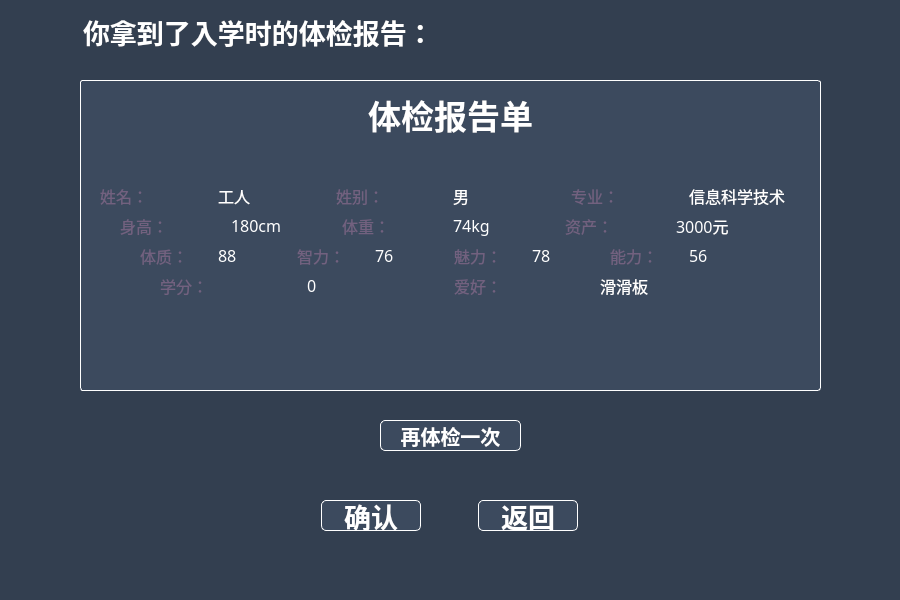
<?xml version="1.0" encoding="UTF-8"?>
<ui version="4.0">
 <class>Form</class>
 <widget class="QWidget" name="Form">
  <property name="geometry">
   <rect>
    <x>0</x>
    <y>0</y>
    <width>900</width>
    <height>600</height>
   </rect>
  </property>
  <property name="palette">
   <palette>
    <active>
     <colorrole role="Base">
      <brush brushstyle="SolidPattern">
       <color alpha="255">
        <red>255</red>
        <green>255</green>
        <blue>255</blue>
       </color>
      </brush>
     </colorrole>
     <colorrole role="Window">
      <brush brushstyle="SolidPattern">
       <color alpha="255">
        <red>51</red>
        <green>63</green>
        <blue>80</blue>
       </color>
      </brush>
     </colorrole>
    </active>
    <inactive>
     <colorrole role="Base">
      <brush brushstyle="SolidPattern">
       <color alpha="255">
        <red>255</red>
        <green>255</green>
        <blue>255</blue>
       </color>
      </brush>
     </colorrole>
     <colorrole role="Window">
      <brush brushstyle="SolidPattern">
       <color alpha="255">
        <red>51</red>
        <green>63</green>
        <blue>80</blue>
       </color>
      </brush>
     </colorrole>
    </inactive>
    <disabled>
     <colorrole role="Base">
      <brush brushstyle="SolidPattern">
       <color alpha="255">
        <red>51</red>
        <green>63</green>
        <blue>80</blue>
       </color>
      </brush>
     </colorrole>
     <colorrole role="Window">
      <brush brushstyle="SolidPattern">
       <color alpha="255">
        <red>51</red>
        <green>63</green>
        <blue>80</blue>
       </color>
      </brush>
     </colorrole>
    </disabled>
   </palette>
  </property>
  <property name="windowTitle">
   <string>人物模拟器</string>
  </property>
  <property name="windowIcon">
   <iconset resource="resource/image.qrc">
    <normaloff>:/icon/images/icon.png</normaloff>:/icon/images/icon.png</iconset>
  </property>
  <property name="autoFillBackground">
   <bool>true</bool>
  </property>
  <property name="styleSheet">
   <string notr="true"/>
  </property>
  <widget class="QLabel" name="label">
   <property name="geometry">
    <rect>
     <x>80</x>
     <y>80</y>
     <width>741</width>
     <height>311</height>
    </rect>
   </property>
   <property name="font">
    <font>
     <family>KaiTi</family>
     <pointsize>25</pointsize>
     <weight>75</weight>
     <bold>true</bold>
    </font>
   </property>
   <property name="styleSheet">
    <string notr="true">background-color: rgb(60, 74, 94);
color: rgb(255, 255, 255);
border: 1px solid;
border-radius: 3px;
border-color: rgb(255, 255, 255);</string>
   </property>
   <property name="text">
    <string>体检报告单</string>
   </property>
   <property name="alignment">
    <set>Qt::AlignHCenter|Qt::AlignTop</set>
   </property>
   <property name="margin">
    <number>7</number>
   </property>
  </widget>
  <widget class="QWidget" name="horizontalLayoutWidget">
   <property name="geometry">
    <rect>
     <x>100</x>
     <y>180</y>
     <width>701</width>
     <height>31</height>
    </rect>
   </property>
   <layout class="QHBoxLayout" name="horizontalLayout">
    <item>
     <widget class="QLabel" name="key_1">
      <property name="font">
       <font>
        <family>KaiTi</family>
        <pointsize>12</pointsize>
       </font>
      </property>
      <property name="styleSheet">
       <string notr="true">color: rgb(114, 97, 127);</string>
      </property>
      <property name="text">
       <string>姓名：</string>
      </property>
      <property name="wordWrap">
       <bool>true</bool>
      </property>
     </widget>
    </item>
    <item>
     <widget class="QLabel" name="value_1">
      <property name="font">
       <font>
        <family>HY그래픽M</family>
        <pointsize>12</pointsize>
       </font>
      </property>
      <property name="styleSheet">
       <string notr="true">color: rgb(255, 255, 255);</string>
      </property>
      <property name="text">
       <string>工人</string>
      </property>
     </widget>
    </item>
    <item>
     <widget class="QLabel" name="key_2">
      <property name="font">
       <font>
        <family>KaiTi</family>
        <pointsize>12</pointsize>
       </font>
      </property>
      <property name="styleSheet">
       <string notr="true">color: rgb(114, 97, 127);</string>
      </property>
      <property name="text">
       <string>姓别：</string>
      </property>
      <property name="wordWrap">
       <bool>true</bool>
      </property>
     </widget>
    </item>
    <item>
     <widget class="QLabel" name="value_2">
      <property name="font">
       <font>
        <family>HY그래픽M</family>
        <pointsize>12</pointsize>
       </font>
      </property>
      <property name="styleSheet">
       <string notr="true">color: rgb(255, 255, 255);</string>
      </property>
      <property name="text">
       <string>男</string>
      </property>
     </widget>
    </item>
    <item>
     <widget class="QLabel" name="key_3">
      <property name="font">
       <font>
        <family>KaiTi</family>
        <pointsize>12</pointsize>
       </font>
      </property>
      <property name="styleSheet">
       <string notr="true">color: rgb(114, 97, 127);</string>
      </property>
      <property name="text">
       <string>专业：</string>
      </property>
      <property name="wordWrap">
       <bool>true</bool>
      </property>
     </widget>
    </item>
    <item>
     <widget class="QLabel" name="value_3">
      <property name="font">
       <font>
        <family>HY그래픽M</family>
        <pointsize>12</pointsize>
       </font>
      </property>
      <property name="styleSheet">
       <string notr="true">color: rgb(255, 255, 255);</string>
      </property>
      <property name="text">
       <string>信息科学技术</string>
      </property>
     </widget>
    </item>
   </layout>
  </widget>
  <widget class="QWidget" name="horizontalLayoutWidget_2">
   <property name="geometry">
    <rect>
     <x>120</x>
     <y>210</y>
     <width>661</width>
     <height>31</height>
    </rect>
   </property>
   <layout class="QHBoxLayout" name="horizontalLayout_2">
    <item>
     <widget class="QLabel" name="key_4">
      <property name="font">
       <font>
        <family>KaiTi</family>
        <pointsize>12</pointsize>
       </font>
      </property>
      <property name="styleSheet">
       <string notr="true">color: rgb(114, 97, 127);</string>
      </property>
      <property name="text">
       <string>身高：</string>
      </property>
      <property name="wordWrap">
       <bool>true</bool>
      </property>
     </widget>
    </item>
    <item>
     <widget class="QLabel" name="value_4">
      <property name="font">
       <font>
        <family>HY그래픽M</family>
        <pointsize>12</pointsize>
       </font>
      </property>
      <property name="styleSheet">
       <string notr="true">color: rgb(255, 255, 255);</string>
      </property>
      <property name="text">
       <string>180cm</string>
      </property>
     </widget>
    </item>
    <item>
     <widget class="QLabel" name="key_5">
      <property name="font">
       <font>
        <family>KaiTi</family>
        <pointsize>12</pointsize>
       </font>
      </property>
      <property name="styleSheet">
       <string notr="true">color: rgb(114, 97, 127);</string>
      </property>
      <property name="text">
       <string>体重：</string>
      </property>
      <property name="wordWrap">
       <bool>true</bool>
      </property>
     </widget>
    </item>
    <item>
     <widget class="QLabel" name="value_5">
      <property name="font">
       <font>
        <family>HY그래픽M</family>
        <pointsize>12</pointsize>
       </font>
      </property>
      <property name="styleSheet">
       <string notr="true">color: rgb(255, 255, 255);</string>
      </property>
      <property name="text">
       <string>74kg</string>
      </property>
     </widget>
    </item>
    <item>
     <widget class="QLabel" name="key_6">
      <property name="font">
       <font>
        <family>KaiTi</family>
        <pointsize>12</pointsize>
       </font>
      </property>
      <property name="styleSheet">
       <string notr="true">color: rgb(114, 97, 127);</string>
      </property>
      <property name="text">
       <string>资产：</string>
      </property>
      <property name="wordWrap">
       <bool>true</bool>
      </property>
     </widget>
    </item>
    <item>
     <widget class="QLabel" name="value_6">
      <property name="font">
       <font>
        <family>HY그래픽M</family>
        <pointsize>12</pointsize>
       </font>
      </property>
      <property name="styleSheet">
       <string notr="true">color: rgb(255, 255, 255);</string>
      </property>
      <property name="text">
       <string>3000元</string>
      </property>
     </widget>
    </item>
   </layout>
  </widget>
  <widget class="QWidget" name="horizontalLayoutWidget_3">
   <property name="geometry">
    <rect>
     <x>140</x>
     <y>240</y>
     <width>621</width>
     <height>31</height>
    </rect>
   </property>
   <layout class="QHBoxLayout" name="horizontalLayout_3">
    <item>
     <widget class="QLabel" name="key_7">
      <property name="font">
       <font>
        <family>KaiTi</family>
        <pointsize>12</pointsize>
       </font>
      </property>
      <property name="styleSheet">
       <string notr="true">color: rgb(114, 97, 127);</string>
      </property>
      <property name="text">
       <string>体质：</string>
      </property>
      <property name="wordWrap">
       <bool>true</bool>
      </property>
     </widget>
    </item>
    <item>
     <widget class="QLabel" name="value_7">
      <property name="font">
       <font>
        <family>HY그래픽M</family>
        <pointsize>12</pointsize>
       </font>
      </property>
      <property name="styleSheet">
       <string notr="true">color: rgb(255, 255, 255);</string>
      </property>
      <property name="text">
       <string>88</string>
      </property>
     </widget>
    </item>
    <item>
     <widget class="QLabel" name="key_8">
      <property name="font">
       <font>
        <family>KaiTi</family>
        <pointsize>12</pointsize>
       </font>
      </property>
      <property name="styleSheet">
       <string notr="true">color: rgb(114, 97, 127);</string>
      </property>
      <property name="text">
       <string>智力：</string>
      </property>
      <property name="wordWrap">
       <bool>true</bool>
      </property>
     </widget>
    </item>
    <item>
     <widget class="QLabel" name="value_8">
      <property name="font">
       <font>
        <family>HY그래픽M</family>
        <pointsize>12</pointsize>
       </font>
      </property>
      <property name="styleSheet">
       <string notr="true">color: rgb(255, 255, 255);</string>
      </property>
      <property name="text">
       <string>76</string>
      </property>
     </widget>
    </item>
    <item>
     <widget class="QLabel" name="key_9">
      <property name="font">
       <font>
        <family>KaiTi</family>
        <pointsize>12</pointsize>
       </font>
      </property>
      <property name="styleSheet">
       <string notr="true">color: rgb(114, 97, 127);</string>
      </property>
      <property name="text">
       <string>魅力：</string>
      </property>
      <property name="wordWrap">
       <bool>true</bool>
      </property>
     </widget>
    </item>
    <item>
     <widget class="QLabel" name="value_9">
      <property name="font">
       <font>
        <family>HY그래픽M</family>
        <pointsize>12</pointsize>
       </font>
      </property>
      <property name="styleSheet">
       <string notr="true">color: rgb(255, 255, 255);</string>
      </property>
      <property name="text">
       <string>78</string>
      </property>
     </widget>
    </item>
    <item>
     <widget class="QLabel" name="key_10">
      <property name="font">
       <font>
        <family>KaiTi</family>
        <pointsize>12</pointsize>
       </font>
      </property>
      <property name="styleSheet">
       <string notr="true">color: rgb(114, 97, 127);</string>
      </property>
      <property name="text">
       <string>能力：</string>
      </property>
      <property name="wordWrap">
       <bool>true</bool>
      </property>
     </widget>
    </item>
    <item>
     <widget class="QLabel" name="value_10">
      <property name="font">
       <font>
        <family>HY그래픽M</family>
        <pointsize>12</pointsize>
       </font>
      </property>
      <property name="styleSheet">
       <string notr="true">color: rgb(255, 255, 255);</string>
      </property>
      <property name="text">
       <string>56</string>
      </property>
     </widget>
    </item>
   </layout>
  </widget>
  <widget class="QWidget" name="horizontalLayoutWidget_4">
   <property name="geometry">
    <rect>
     <x>160</x>
     <y>270</y>
     <width>581</width>
     <height>31</height>
    </rect>
   </property>
   <layout class="QHBoxLayout" name="horizontalLayout_4">
    <item>
     <widget class="QLabel" name="key_11">
      <property name="font">
       <font>
        <family>KaiTi</family>
        <pointsize>12</pointsize>
       </font>
      </property>
      <property name="styleSheet">
       <string notr="true">color: rgb(114, 97, 127);</string>
      </property>
      <property name="text">
       <string>学分：</string>
      </property>
      <property name="wordWrap">
       <bool>true</bool>
      </property>
     </widget>
    </item>
    <item>
     <widget class="QLabel" name="value_11">
      <property name="font">
       <font>
        <family>HY그래픽M</family>
        <pointsize>12</pointsize>
       </font>
      </property>
      <property name="styleSheet">
       <string notr="true">color: rgb(255, 255, 255);</string>
      </property>
      <property name="text">
       <string>0</string>
      </property>
     </widget>
    </item>
    <item>
     <widget class="QLabel" name="key_12">
      <property name="font">
       <font>
        <family>KaiTi</family>
        <pointsize>12</pointsize>
       </font>
      </property>
      <property name="styleSheet">
       <string notr="true">color: rgb(114, 97, 127);</string>
      </property>
      <property name="text">
       <string>爱好：</string>
      </property>
      <property name="wordWrap">
       <bool>true</bool>
      </property>
     </widget>
    </item>
    <item>
     <widget class="QLabel" name="value_12">
      <property name="font">
       <font>
        <family>HY그래픽M</family>
        <pointsize>12</pointsize>
       </font>
      </property>
      <property name="styleSheet">
       <string notr="true">color: rgb(255, 255, 255);</string>
      </property>
      <property name="text">
       <string>滑滑板</string>
      </property>
     </widget>
    </item>
   </layout>
  </widget>
  <widget class="QPushButton" name="btn_refresh">
   <property name="geometry">
    <rect>
     <x>380</x>
     <y>420</y>
     <width>141</width>
     <height>31</height>
    </rect>
   </property>
   <property name="font">
    <font>
     <family>KaiTi</family>
     <pointsize>15</pointsize>
     <weight>75</weight>
     <bold>true</bold>
    </font>
   </property>
   <property name="styleSheet">
    <string notr="true">background-color: rgb(60, 74, 94);
border: 1px solid;
border-color: rgb(255, 255, 255);
border-radius: 5px;
color: rgb(255, 255, 255);</string>
   </property>
   <property name="text">
    <string>再体检一次</string>
   </property>
   <property name="checkable">
    <bool>true</bool>
   </property>
  </widget>
  <widget class="QWidget" name="layoutWidget">
   <property name="geometry">
    <rect>
     <x>10</x>
     <y>10</y>
     <width>542</width>
     <height>43</height>
    </rect>
   </property>
   <layout class="QGridLayout" name="gridLayout_3">
    <item row="0" column="1">
     <widget class="QLabel" name="label_topic">
      <property name="font">
       <font>
        <family>KaiTi</family>
        <pointsize>20</pointsize>
        <weight>75</weight>
        <bold>true</bold>
       </font>
      </property>
      <property name="styleSheet">
       <string notr="true">color: rgb(255, 255, 255);</string>
      </property>
      <property name="text">
       <string>你拿到了入学时的体检报告：</string>
      </property>
     </widget>
    </item>
    <item row="0" column="0">
     <widget class="QLabel" name="logo">
      <property name="maximumSize">
       <size>
        <width>67</width>
        <height>41</height>
       </size>
      </property>
      <property name="styleSheet">
       <string notr="true"/>
      </property>
      <property name="text">
       <string/>
      </property>
      <property name="pixmap">
       <pixmap resource="resource/image.qrc">:/icon/images/logo_BIT.png</pixmap>
      </property>
      <property name="scaledContents">
       <bool>true</bool>
      </property>
     </widget>
    </item>
   </layout>
  </widget>
  <widget class="QWidget" name="layoutWidget">
   <property name="geometry">
    <rect>
     <x>270</x>
     <y>500</y>
     <width>361</width>
     <height>31</height>
    </rect>
   </property>
   <layout class="QHBoxLayout" name="horizontalLayout_5">
    <item>
     <widget class="QPushButton" name="btn_next">
      <property name="maximumSize">
       <size>
        <width>100</width>
        <height>35</height>
       </size>
      </property>
      <property name="font">
       <font>
        <family>KaiTi</family>
        <pointsize>20</pointsize>
        <weight>75</weight>
        <bold>true</bold>
       </font>
      </property>
      <property name="styleSheet">
       <string notr="true">background-color: rgb(60, 74, 94);
border: 1px solid;
border-color: rgb(255, 255, 255);
border-radius: 5px;
color: rgb(255, 255, 255);</string>
      </property>
      <property name="text">
       <string>确认</string>
      </property>
      <property name="checkable">
       <bool>true</bool>
      </property>
     </widget>
    </item>
    <item>
     <widget class="QPushButton" name="btn_prev">
      <property name="maximumSize">
       <size>
        <width>100</width>
        <height>35</height>
       </size>
      </property>
      <property name="font">
       <font>
        <family>KaiTi</family>
        <pointsize>20</pointsize>
        <weight>75</weight>
        <bold>true</bold>
       </font>
      </property>
      <property name="styleSheet">
       <string notr="true">background-color: rgb(60, 74, 94);
border: 1px solid;
border-color: rgb(255, 255, 255);
border-radius: 5px;
color: rgb(255, 255, 255);</string>
      </property>
      <property name="text">
       <string>返回</string>
      </property>
      <property name="checkable">
       <bool>true</bool>
      </property>
     </widget>
    </item>
   </layout>
  </widget>
  <zorder>layoutWidget</zorder>
  <zorder>layoutWidget</zorder>
  <zorder>label</zorder>
  <zorder>horizontalLayoutWidget</zorder>
  <zorder>horizontalLayoutWidget_2</zorder>
  <zorder>horizontalLayoutWidget_3</zorder>
  <zorder>horizontalLayoutWidget_4</zorder>
  <zorder>btn_refresh</zorder>
 </widget>
 <resources>
  <include location="resource/image.qrc"/>
 </resources>
 <connections/>
</ui>
